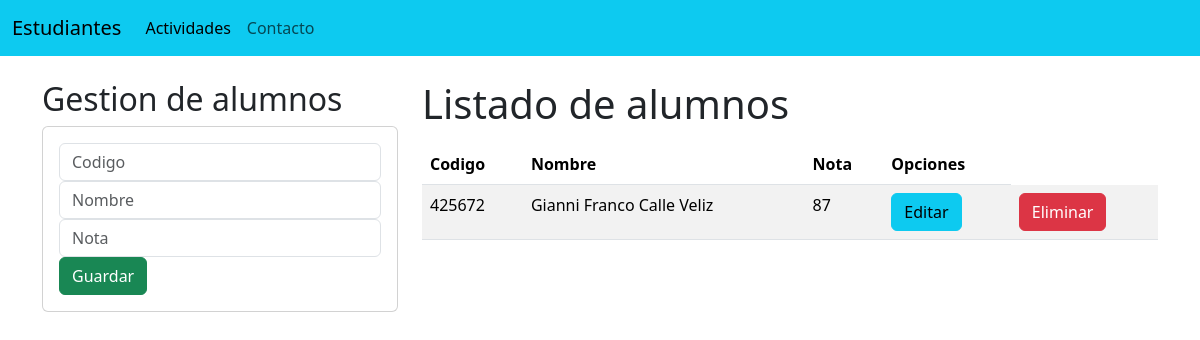
The app's page /, older data.
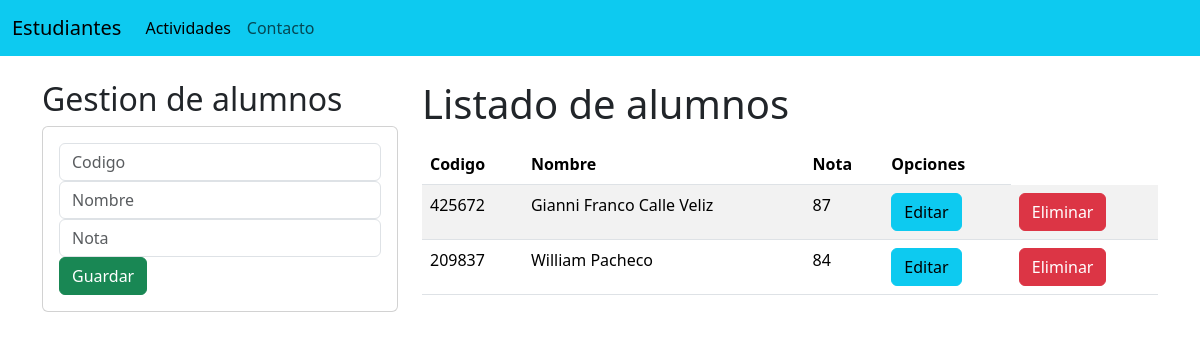
The same page, newer data.
### aplicaciones/Academico/models.py (models this page shows, shortened)
class Alumno(models.Model):
    codigo = models.CharField(primary_key=True, max_length=6)
    nombre = models.CharField(max_length=50)
    nota = models.PositiveSmallIntegerField()

### aplicaciones/Academico/views.py (the view)
# urls.py: 2. Add a URL to urlpatterns:  path('', views.home, name='home')
def home(request):
    alumnos = Alumno.objects.all()
    return render(request, "gestionCursos.html", {"alumnos": alumnos})

### aplicaciones/Academico/templates/gestionCursos.html (shortened to what this page needs)
{% extends "./base.html" %}
{% block body %}
<div class="row">
    <div class="col-sm-12 col-md-6 col-lg-4 col-xl-4">
<h2>Gestion de alumnos</h2>
<div class="card">
    <div class="card-body">
        <form action="/registrarAlumno/" method="post">{% csrf_token %}
            <div class="form-group">
                <input type="text" id="textCodigo" name="textCodigo" class="form-control" placeholder="Codigo"
                minlength="6" maxlength="6" required>
            </div>
            <div class="form-group">
                <input type="text" id="textNombre" name="textNombre" class="form-control" placeholder="Nombre"
                maxlength="50" required>
            </div>
            <div class="form-group">
                <input type="text" id="numNota" name="numNota" class="form-control" placeholder="Nota"
                min="1" max="3" required>
            </div>
            <div class="form-group">
                <button type="submit" class="btn btn-success btn-block text-white">Guardar </button>
            </div>
        </form>
    </div>
</div>
    </div>
    <div class="col-sm-12 col-md-6 col-lg-8 col-xl-8">
        <h1>Listado de alumnos</h1>
        <div class="table-responsive py-2">
            <table class="table table-striped">
<thead>
    <tr>
        <th>Codigo</th>
        <th>Nombre</th>
        <th>Nota</th>
        <th colspan="">Opciones</th>
    </tr>
</thead>
<tbody>
    {% for c in alumnos %}
        <tr>
            <td>{{ c.codigo }}</td>
            <td>{{ c.nombre }}</td>
            <td>{{ c.nota }}</td>
            <td><a href="edicionAlumno/{{c.codigo}}" class="btn btn-info">Editar</a></td>
            <td><a href="eliminarAlumno/{{c.codigo}}" class="btn btn-danger">Eliminar</a></td>
        </tr>
    {% endfor %}
</tbody>
            </table>
        </div>
    </div>
</div>
{% endblock %}

### aplicaciones/Academico/templates/base.html (shortened to what this page needs)
<!DOCTYPE html>
<html lang="en">
    <head>
        <link href="https://cdn.jsdelivr.net/npm/bootstrap@5.3.2/dist/css/bootstrap.min.css" rel="stylesheet">
    </head>
    <body>
        <nav class="navbar navbar-expand-lg bg-info">
            <div class="container-fluid">
              <a class="navbar-brand" href="#">Estudiantes</a>
              <div class="collapse navbar-collapse" id="navbarNav">
                <ul class="navbar-nav">
                  <li class="nav-item">
                    <a class="nav-link active" aria-current="page" href="#">Actividades</a>
                  </li>
                  <li class="nav-item">
                    <a class="nav-link" href="#">Contacto</a>
                  </li>
                </ul>
              </div>
            </div>
          </nav>
          <div class="container py-4">
            {% block body %}
            {% endblock %}
          </div>
    </body>
    </html>

Row changes from the older to the newer data that the page shows:
added Alumno: codigo "209837", nombre "William Pacheco", nota "84"
